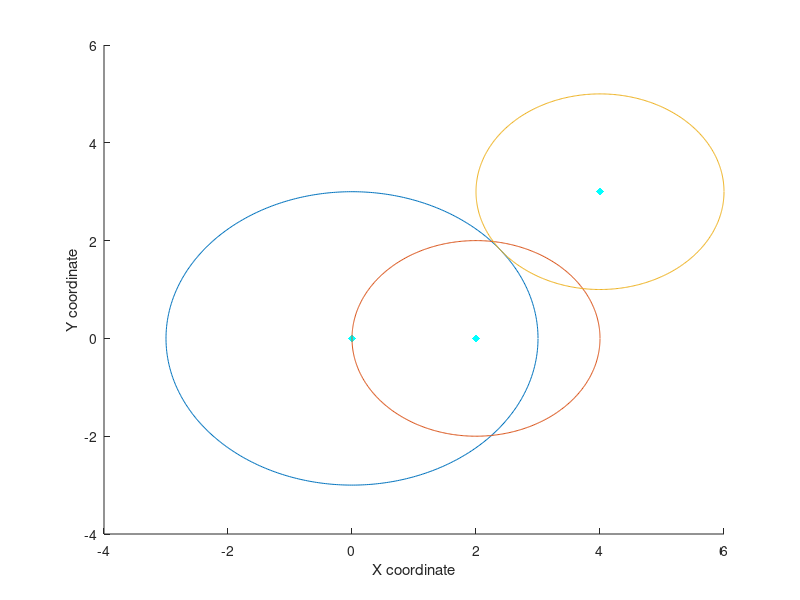

The MATLAB script that drew this image: (Note: this script raises an error after producing the figure.)
%define all the points of the hydrophones (the centre points of the circles)
x1=0;
y1=0;
r1=3;
ang=0:0.01:2*pi;
xp1=r1*cos(ang);
yp1=r1*sin(ang);
x2=2;
y2=0;
r2=2;
xp2=r2*cos(ang);
yp2=r2*sin(ang);
x3=4;
y3=3;
r3=2;
xp3=r3*cos(ang);
yp3=r3*sin(ang);

%plot the circles with radius r away from each hydrophone location
figure(1)
scatter(x1,y1,'c','d','filled')
hold on
scatter(x2,y2,'c','d','filled')
hold on
scatter(x3,y3,'c','d','filled')
hold on
plot(x1+xp1,y1+yp1,x2+xp2,y2+yp2,x3+xp3,y3+yp3) 
xlabel('X coordinate');
ylabel('Y coordinate');
hold on

%Calculate the points of intersection of the circles
[xout12,yout12] = circcirc(x1,y1,r1,x2,y2,r2);
[xout13,yout13] = circcirc(x1,y1,r1,x3,y3,r3);
[xout23,yout23] = circcirc(x2,y2,r2,x3,y3,r3);

%If there are 2 points of intersection between 2 circles, then there will
%be 2 x-values and 2 y-values for each. xypos separates combines the xout
%yout values into an array of all intersection points
xypos =[xout12(1) yout12(1)
    xout12(2) yout12(2)
    xout13(1) yout13(1)
    xout13(2) yout13(2)
    xout23(1) yout23(1)
    xout23(2) yout23(2)];

%Separates the x coordinates and y coordinates into 1d arrays and plots
%the intersection points on the same graph
x=xypos(:,1);
y=xypos(:,2);
scatter(x,y);

%Run function to find mean x and y coordinates of location
[mx,my]=our_function(xypos);

%Plot calculated position
hold on
scatter(mx,my,'r','filled')


